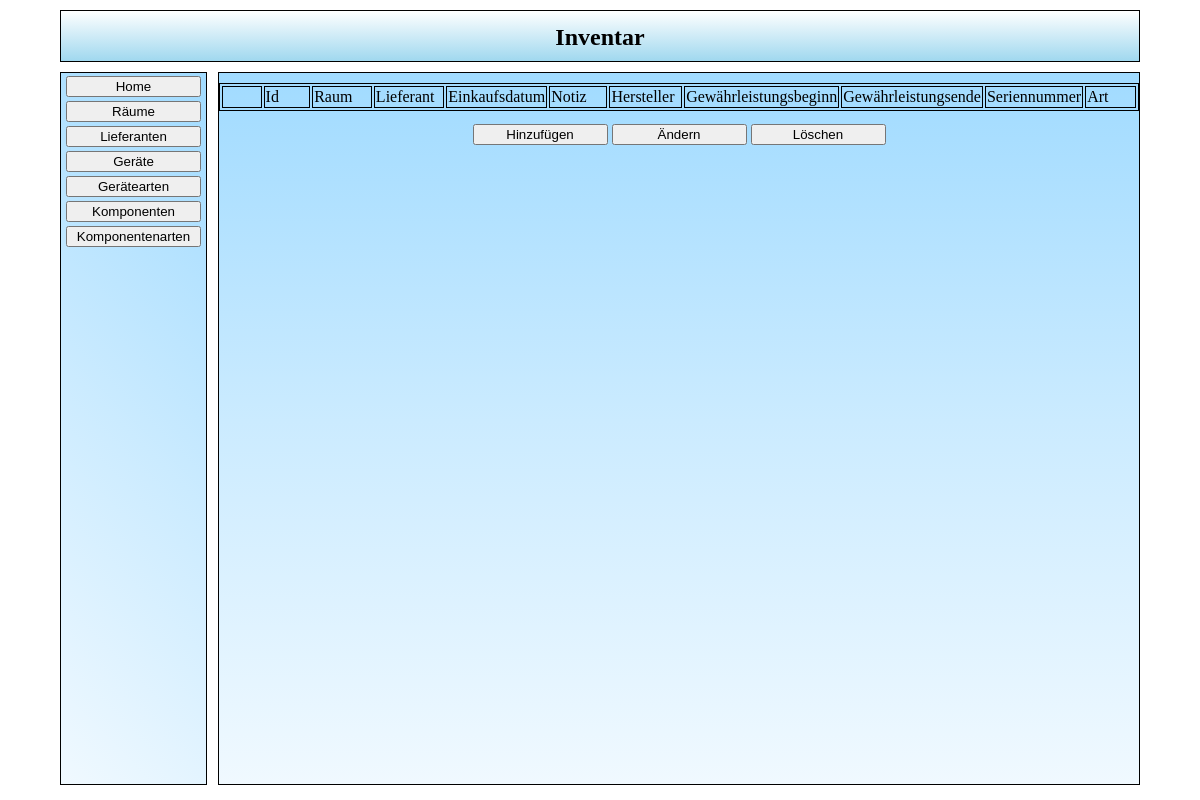
The page /src/php/fro_Auswahl.php?action=list&table=geraete on the database as committed earlier.
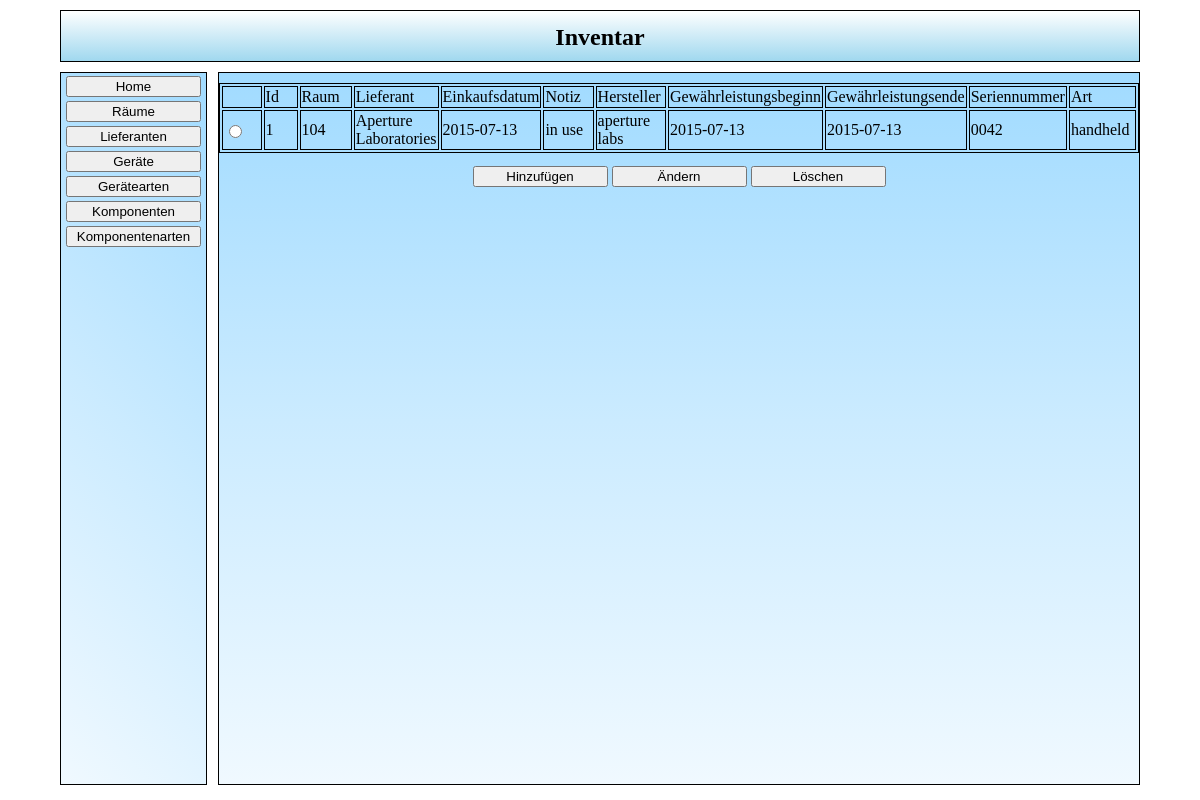
The same page on the database as committed later.
### tables this page shows
CREATE TABLE IF NOT EXISTS `tbl_geraete` (
`geraete_id` int(11) NOT NULL,
  `raum_fk` int(11) DEFAULT NULL,
  `lieferant_fk` int(11) DEFAULT NULL,
  `geraet_ek_datum` date DEFAULT NULL,
  `geraet_notiz` text,
  `geraet_hersteller` text,
  `geraet_gewaehr_beginn` date DEFAULT NULL,
  `geraet_gewaehr_ende` date DEFAULT NULL,
  `geraete_seriennummer` text,
  `geraete_art_fk` int(11) DEFAULT NULL
);

CREATE TABLE IF NOT EXISTS `tbl_raeume` (
`raum_id` int(11) NOT NULL,
  `raum_notiz` text,
  `raum_name` text
);

CREATE TABLE IF NOT EXISTS `tbl_lieferanten` (
`lieferant_id` int(11) NOT NULL,
  `lieferant_firmenname` text,
  `lieferant_vorname` text,
  `lieferant_nachname` text,
  `lieferant_plz` int(11) DEFAULT NULL,
  `lieferant_ort` text,
  `lieferant_strasse` text
);

CREATE TABLE IF NOT EXISTS `tbl_geraete_art` (
`geraete_art_id` int(11) NOT NULL,
  `geraete_art_name` text
);

### src/lib/plotting/forms.php (called while the page is built, shortened)
<?php
function get($key, $default)
{
    if(isset($_GET[$key]))
    {
	return htmlspecialchars($_GET[$key]);
    }
}
class form
{
    public function start($action, $method)
    {
	$additional = "";
	if((isset($method))&&($method != ""))
	{
	    $additional .= "method='".$method."' ";
	}
	\utility\html\openTag("form", "", $additional);
	return $this;
    }
    public function addInput($type,$name,$value)
    {
	$additional = "type='".$type."' name='".$name."'";
	if((isset($value))&&($value != ""))
	{
	    $additional .= " value='".$value."'";
	}
	\utility\html\singleTag("input", "", $additional);
	return $this;
    }
}

### src/php/sql_main.php (called while the page is built, shortened)
<?php
function func_a_getGeraete()
{
    $txt_sql_statement = "SELECT tbl_geraete.geraete_id, tbl_raeume.raum_name, tbl_lieferanten.lieferant_firmenname, tbl_geraete.geraet_ek_datum, tbl_geraete.geraet_notiz, tbl_geraete.geraet_hersteller, tbl_geraete.geraet_gewaehr_beginn, tbl_geraete.geraet_gewaehr_ende, tbl_geraete.geraete_seriennummer, tbl_geraete_art.geraete_art_name   "
			."FROM biscuit.tbl_geraete "
			."left join tbl_raeume on tbl_raeume.raum_id = tbl_geraete.raum_fk "
			."left join tbl_lieferanten on tbl_lieferanten.lieferant_id = tbl_geraete.lieferant_fk "
			."left join tbl_geraete_art on tbl_geraete_art.geraete_art_id = tbl_geraete.geraete_art_fk;";
    $a_sql_ausgabe = array();
    $a_sql_result = mysql_query($txt_sql_statement)
            or die ("Anfrage Fehlgeschlagen");
    while($a_sql_cache = mysql_fetch_assoc($a_sql_result))
    {
	$a_sql_ausgabe[] = $a_sql_cache;
    }
    return $a_sql_ausgabe;
}

### src/php/log_Liste.php (the view, shortened to what this page needs)
<?php
require_once "sql_main.php";
$oFormular = new \utility\forms\form();
$oFormular->start("", "get");
$oTabelle = new \utility\tables\table();
$oTabelle->start(true, "liste");
$oTabelle->startRow();
$oTabelle->addCell("");
foreach ($aErgebnis_attribute as $mAttribut)
{
    $oTabelle->addCell($mAttribut);
}
foreach ($aErgebnisse as $aErgebnis)
{
    reset($aErgebnis);
    $oFormular->addInput("radio", "selektiert", $aErgebnis[key($aErgebnis)]);
    foreach ($aErgebnis as $sIndex => $mData)
    {
	echo $mData;
    }
}
require_once './fro_Auswahl_buttons.php';

### src/php/fro_Auswahl.php (shortened to what this page needs)
<!DOCTYPE>
<html >
<head>
    <link href="../css/main.css" rel="stylesheet" type="text/css"/>
</head>
<body>
    <div id="main" >
    <div id="Header" >
        <h2 align="center">Inventar</h2>
    </div>
    <div id="left">
        <table border="0" align="center">
            <tr>
                <td><a href="fro_Auswahl.php"><button>Home</button></a></td>
            </tr>
            <tr>
                <td><a href="fro_Auswahl.php?action=list&table=raeume"><button>R&auml;ume</button></a></td>
            </tr>
            <tr>
                <td><a href="fro_Auswahl.php?action=list&table=lieferanten"><button>Lieferanten</button></a></td>
            </tr>
            <tr>
                <td><a href="fro_Auswahl.php?action=list&table=geraete"><button>Ger&auml;te</button></a></td>
            </tr>
            <tr>
                <td><a href="fro_Auswahl.php?action=list&table=geraetearten"><button>Ger&auml;tearten</button></a></td>
            </tr>
            <tr>
                <td><a href="fro_Auswahl.php?action=list&table=komponenten"><button>Komponenten</button></a></td>
            </tr>
            <tr>
                <td><a href="fro_Arten.php"><button>Komponentenarten</button></a></td>
            </tr>
        </table>
    </div>
    <div id="right">
    <?php
    require_once "./sql_main.php";
    if($s_action = \utility\forms\get("action", false))
    {
	switch($s_action)
	{
	    case "list":
		func_v_list();
		break;
	}
    }
    function func_v_list()
    {
	if($s_table = \utility\forms\get("table", false))
	{
	    $a_table_attributes = [
		"lieferanten"	=>  [
		    "Id",
		    "Firmenname",
		    "Vorname",
		    "Nachname",
		    "Postleitzahl",
		    "Ort",
		    "Strasse",
		],
		"raeume"	=>  [
		    "Id",
		    "Notiz",
		    "Name",
		],
		"geraete"	=>  [
		    "Id",
		    "Raum",
		    "Lieferant",
		    "Einkaufsdatum",
		    "Notiz",
		    "Hersteller",
		    "Gewährleistungsbeginn",
		    "Gewährleistungsende",
		    "Seriennummer",
		    "Art",
		],
		"komponenten"	=>  [
		    "Id",
		    "Name",
		    "Bestand",
		    "Art"
		],
	    ];
	    $a_table_links = [
		"lieferanten"	=>  "func_a_getLieferanten",
		"raeume"	=>  "func_a_getRaeume",
		"geraete"	=>  "func_a_getGeraete",
		"komponenten"	=>  "func_a_getKomponenten"
	    ];
	    if(isset($a_table_links[$s_table]))
	    {
		$aErgebnisse = call_user_func($a_table_links[$s_table]);
		$aErgebnis_attribute = $a_table_attributes[$s_table];
		include "log_Liste.php";
	    }
	    else
	    {
		func_v_invalid();
	    }
	}
	else
	{
	    func_v_invalid();
	}
    }
    ?>
    </div>
    </div>
</body>
</html>

### src/lib/plotting/html.php (shortened to what this page needs)
<?php
function openTag($tag, $class = "", $additional = "")
{
    if((isset($tag))&&($tag != ""))
    {
	echo "<".$tag;
	if((isset($class))&&($class != ""))
	{
	    echo " class='".$class."'";
	}
	if((isset($additional))&&($additional != ""))
	{
	    echo " ".$additional;
	}
	echo ">";
    }
}
function closeTag($tag)
{
    if((isset($tag))&&($tag != ""))
    {
	echo "</".$tag.">";
    }
}
function singleTag($tag, $class, $additional)
{
        if((isset($tag))&&($tag != ""))
	{
	    echo "<".$tag;
	    if((isset($class))&&($class != ""))
	    {
		echo " class='".$class."'";
	    }
	    if((isset($additional))&&($additional != ""))
	    {
		echo " ".$additional;
	    }
	    echo "/>";
	}
}

### src/lib/plotting/tables.php (shortened to what this page needs)
<?php
class table
{
    private $started = false;
    private $rowstarted = false;
    private $cellstarted = false;
    public function start($border = false, $class="")
    {
	if($this->started == false)
	{
	    if(!$border)
	    {
		\utility\html\openTag("table", $class);
	    }
	    else
	    {
		\utility\html\openTag("table", $class, "border='1'");
	    }
	    $this->started = true;
	}
	else
	{
	    return false;
	}
	return $this;
    }
    public function end()
    {
	if(($this->started == true)&&($this->rowstarted == false)&&($this->cellstarted == false))
	{
	    $this->started = false;
	}
	else
	{
	    return false;
	}
	return $this;
    }
    public function startRow($class = "")
    {
	if(($this->started == true)&&($this->rowstarted == false))
	{
	    $this->rowstarted = true;
	}
	else
	{
	    return false;
	}
	return $this;
    }
    public function endRow()
    {
	if($this->rowstarted == true)
	{
	    $this->rowstarted = false;
	}
	else
	{
	    return false;
	}
	return $this;
    }
    public function startCell()
    {
	if(($this->rowstarted == true)&&($this->cellstarted == false))
	{
	    $this->cellstarted = true;
	}
	else
	{
	    return false;
	}
	return $this;
    }
    public function printCellContent($string)
    {
	if(($this->cellstarted == true)&&(isset($string)))
	{
	    echo $string;
	}
	else
	{
	    return false;
	}
	return $this;
    }
    public function endCell()
    {
	if($this->cellstarted == true)
	{
	    \utility\html\closeTag("td");
	    $this->cellstarted = false;
	}
	else
	{
	    return false;
	}
	return $this;
    }
    public function addCell($string)
    {
	$this->endCell();
	return $this;
    }
}

### src/php/fro_Auswahl_buttons.php
<table border="0" class="auswahl_buttons">
    <tr>
        <td><input type="submit" name="action" value="Hinzuf&uuml;gen"/></td>
        <td><input type="submit" name="action" value="&Auml;ndern"/></td>
        <td><input type="submit" name="action" value="L&ouml;schen"/></td>
    </tr>
</table>

### src/css/main.css (style rules this page uses)
body { padding: 0; margin: 0; }
#main { margin: auto; width: 1080px; }
#Header { position: relative; top: 10px; height: 50px; margin: auto; border: 1px solid black; background: #feffff; background: -moz-linear-gradient(top, #feffff 0%, #ddf1f9 35%, #a0d8ef 100%); background: -webkit-gradient(linear, left top, left bottom, color-stop(0%,#feffff), color-stop(35%,#ddf1f9), color-stop(100%,#a0d8ef)); background: -webkit-linear-gradient(top, #feffff 0%,#ddf1f9 35%,#a0d8ef 100%); background: -o-linear-gradient(top, #feffff 0%,#ddf1f9 35%,#a0d8ef 100%); background: -ms-linear-gradient(top, #feffff 0%,#ddf1f9 35%,#a0d8ef 100%); background: linear-gradient(to bottom, #feffff 0%,#ddf1f9 35%,#a0d8ef 100%); filter: progid:DXImageTransform.Microsoft.gradient( startColorstr='#feffff', endColorstr='#a0d8ef',GradientType=0 ); }
#Header h2 { position: relative; top: -7px; }
#left { position: relative; top: 20px; width: 145px; float: left; border: 1px solid black; text-align: center; background: rgb(240,249,255); background: -moz-linear-gradient(45deg, rgba(240,249,255,1) 0%, rgba(203,235,255,1) 49%, rgba(161,219,255,1) 100%); background: -webkit-gradient(linear, left bottom, right top, color-stop(0%,rgba(240,249,255,1)), color-stop(49%,rgba(203,235,255,1)), color-stop(100%,rgba(161,219,255,1))); background: -webkit-linear-gradient(45deg, rgba(240,249,255,1) 0%,rgba(203,235,255,1) 49%,rgba(161,219,255,1) 100%); background: -o-linear-gradient(45deg, rgba(240,249,255,1) 0%,rgba(203,235,255,1) 49%,rgba(161,219,255,1) 100%); background: -ms-linear-gradient(45deg, rgba(240,249,255,1) 0%,rgba(203,235,255,1) 49%,rgba(161,219,255,1) 100%); background: linear-gradient(45deg, rgba(240,249,255,1) 0%,rgba(203,235,255,1) 49%,rgba(161,219,255,1) 100%); filter: progid:DXImageTransform.Microsoft.gradient( startColorstr='#f0f9ff', endColorstr='#a1dbff',GradientType=1 ); }
#right { position: relative; top: 20px; width: 920px; height: 100%; border: 1px solid black; float: right; background: rgb(161,219,255); background: -moz-linear-gradient(top, rgba(161,219,255,1) 0%, rgba(203,235,255,1) 49%, rgba(240,249,255,1) 100%); background: -webkit-gradient(linear, left top, left bottom, color-stop(0%,rgba(161,219,255,1)), color-stop(49%,rgba(203,235,255,1)), color-stop(100%,rgba(240,249,255,1))); background: -webkit-linear-gradient(top, rgba(161,219,255,1) 0%,rgba(203,235,255,1) 49%,rgba(240,249,255,1) 100%); background: -o-linear-gradient(top, rgba(161,219,255,1) 0%,rgba(203,235,255,1) 49%,rgba(240,249,255,1) 100%); background: -ms-linear-gradient(top, rgba(161,219,255,1) 0%,rgba(203,235,255,1) 49%,rgba(240,249,255,1) 100%); background: linear-gradient(to bottom, rgba(161,219,255,1) 0%,rgba(203,235,255,1) 49%,rgba(240,249,255,1) 100%); filter: progid:DXImageTransform.Microsoft.gradient( startColorstr='#a1dbff', endColorstr='#f0f9ff',GradientType=0 ); }
button, input[type="submit"], input[type="reset"] { width: 135px; }
table.liste { position: relative; margin: auto; top: 10px; border: 1px solid black; }
table.liste td { border: 1px solid black; width: 75px; }
table.auswahl_buttons { position: relative; margin: auto; top: 20px; }

Rows that differ between the two databases and show on the page:
added tbl_geraete: geraete_id "1", raum_fk.raum_name "104", lieferant_fk.lieferant_firmenname "Aperture Laboratories", geraet_ek_datum "2015-07-13", geraet_notiz "in use", geraet_hersteller "aperture labs", geraet_gewaehr_beginn "2015-07-13", geraet_gewaehr_ende "2015-07-13", geraete_seriennummer "0042", geraete_art_fk.geraete_art_name "handheld"
